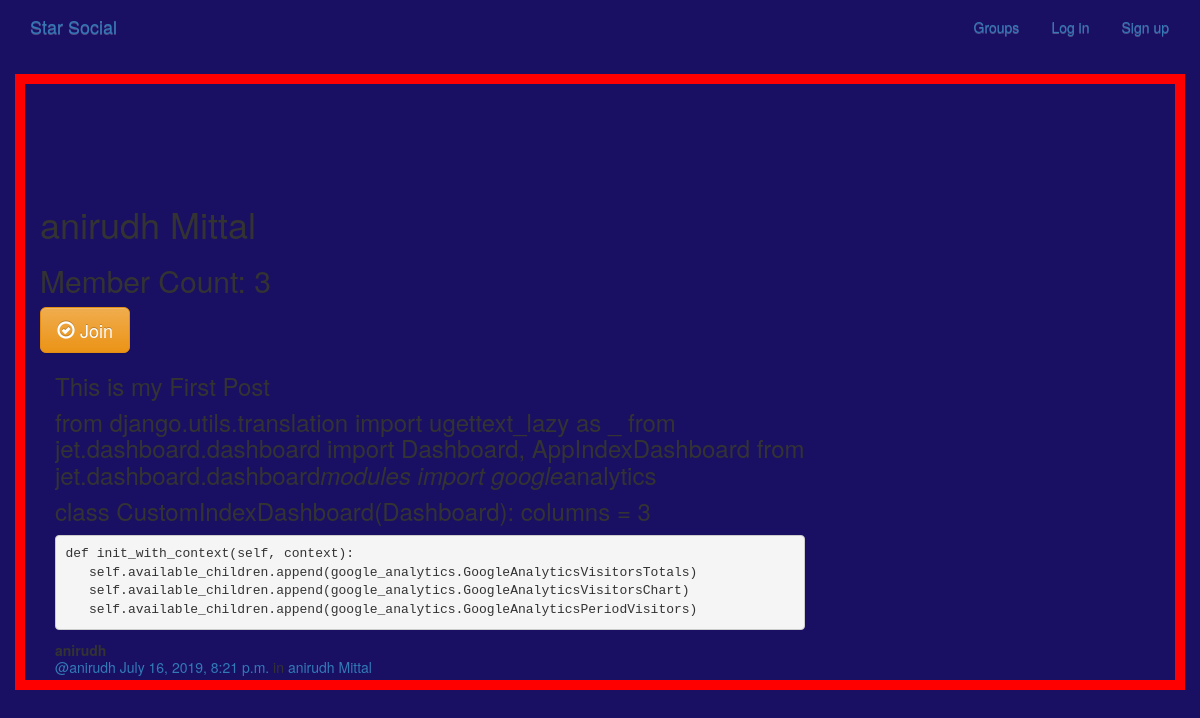
The app's page /groups/posts/in/anirudh-mittal/ with its own data.
### groups/models.py (models this page shows, shortened)
class Group(models.Model):
    name = models.CharField(max_length=255, unique=True)
    slug = models.SlugField(allow_unicode=True, unique=True)
    description = models.TextField(blank=True, default='')
    description_html = models.TextField(editable=False, default='', blank=True)
    members = models.ManyToManyField(User,through="GroupMember")
    class Meta:
        ordering = ["name"]

### posts/models.py (models this page shows, shortened)
class Post(models.Model):
    user = models.ForeignKey(User,related_name="posts",on_delete=models.DO_NOTHING)
    created_at = models.DateTimeField(auto_now=True)
    message = models.TextField()
    message_html = models.TextField(editable=False)
    group = models.ForeignKey(Group,related_name="posts",null=True,on_delete=models.DO_NOTHING)
    class Meta:
        ordering = ["-created_at"]
        unique_together = ["user", "message"]

### groups/views.py (the view)
# urls.py: url(r"^posts/in/(?P<slug>[-\w]+)/$",views.SingleGroup.as_view(),name="single"),
class SingleGroup(generic.DetailView):
    model = Group

### groups/templates/groups/group_detail.html
{% extends 'groups/group_base.html' %}
{% block pregroup %}
<h1>{{ group.name }}</h1>
<h2> Member Count: {{group.members.count}}</h2>
<div class="content">
    {% if user in group.members.all %}
        <a href="{% url 'groups:leave' slug=group.slug %}" class="btn btn-lg btn-fill btn-warning"><span class="glyphicon glyphicon-remove-circle"></span> Leave</a>
    {% else %}
        <a href="{% url 'groups:join' slug=group.slug %}" class="btn btn-lg btn-fill btn-warning"><span class="glyphicon glyphicon-ok-circle"></span> Join</a>
    {% endif %}
</div>
{% endblock %}
{% block group_content %}
<div class="col-md-8">
	{% if group.posts.count == 0 %}
	<h2>No posts in this group yet!</h2>
	{% else %}
		{% for post in group.posts.all %}
			{% include "posts/_post.html" %}
		{% endfor %}
	{% endif %}
</div>
{% endblock %}

### posts/templates/posts/_post.html (shortened to what this page needs)
<div class="post media">
	<h3>{{ post.message_html|safe }}</h3>
	<div class="media-body">
		<strong>{{ post.user.username }}</strong>
		<h5 class="media-heading">
			<span class="username"><a href="{% url 'posts:for_user' username=post.user.username %}">@{{ post.user.username }}</a></span>
			<time class="time"><a href="{% url 'posts:single' username=post.user.username pk=post.pk %}">{{ post.created_at }}</a></time>
			{% if post.group %}
			<span class="group-name">in <a href="#">{{ post.group.name }}</a></span>
			{% endif %}
		</h5>
	</div>
</div>

### socialsite/static/socialsite/css/master.css (style rules this page uses)
html, body { height: 100%; width: 100%; overflow: hidden; background: #191063; margin: 0; }

### records on screen
Group: name "anirudh Mittal", members.count "3"
Post: message_html "This is my First Post from django.utils.translation import ugettext_lazy as _ from jet.dashboard.dashboard import Dashboard, AppIndexDashboard from jet.dashboard.dashboard modules import google analytics class CustomIndexDashboard(Dashboard): columns = 3 def init_with_context(self, context): self.available_children.append(google_analytics.GoogleAnalyticsVisitorsTotals) self.available_children.append(google_analytics.GoogleAnalyticsVisitorsChart) self.available_children.append(google_analytics.GoogleAnalyticsPeriodVisitors)", user.username "anirudh", created_at "July 16, 2019, 8:21 p.m.", group.name "anirudh Mittal"
